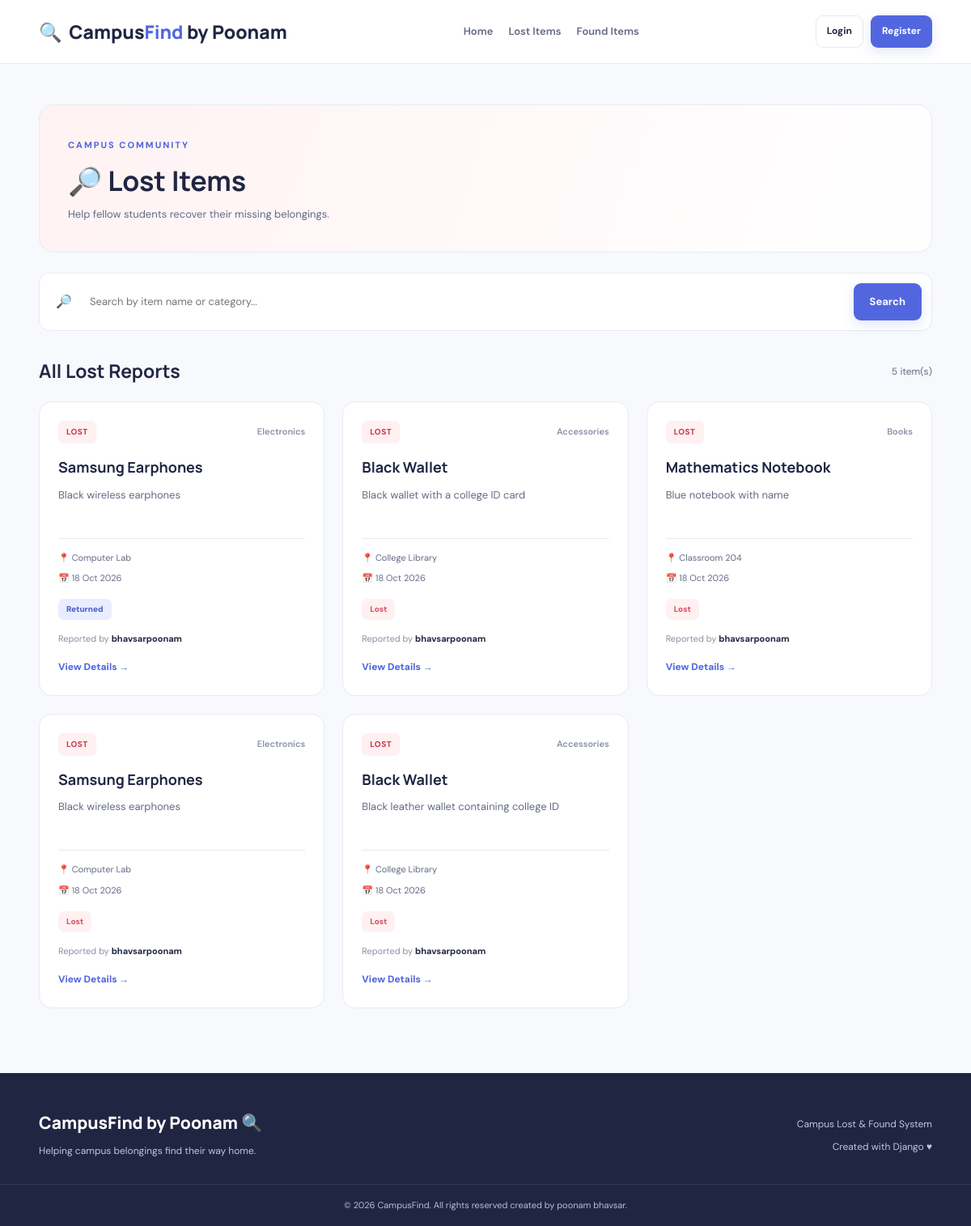
The app's page /lost-items/ with its own data.
### items/models.py (models this page shows, shortened)
class Item(models.Model):
    CATEGORY_CHOICES = [
        ('Electronics', 'Electronics'),
        ('Documents', 'Documents'),
        ('Books', 'Books'),
        ('Clothing', 'Clothing'),
        ('Accessories', 'Accessories'),
        ('Other', 'Other'),
    ]
    REPORT_TYPE_CHOICES = [
        ('Lost', 'Lost'),
        ('Found', 'Found'),
    ]
    STATUS_CHOICES = [
        ('Lost', 'Lost'),
        ('Found', 'Found'),
        ('Returned', 'Returned'),
    ]
    item_name = models.CharField(max_length=150)
    description = models.TextField()
    category = models.CharField(
        max_length=50,
        choices=CATEGORY_CHOICES
    )
    report_type = models.CharField(
        max_length=10,
        choices=REPORT_TYPE_CHOICES
    )
    location = models.CharField(max_length=200)
    item_date = models.DateField()
    contact_details = models.CharField(max_length=200)
    status = models.CharField(
        max_length=10,
        choices=STATUS_CHOICES,
        default='Lost'
    )
    reported_by = models.ForeignKey(
        User,
        on_delete=models.CASCADE,
        related_name='item_reports'
    )
    created_at = models.DateTimeField(auto_now_add=True)

### items/views.py (the view)
# urls.py: path('lost-items/',views.item_list,{'report_type': 'Lost'},name='lost_items'),
def item_list(request, report_type):
    if report_type not in ['Lost', 'Found']:
        messages.error(request, 'Invalid item type.')
        return redirect('home')
    items = Item.objects.filter(
        report_type=report_type
    ).select_related('reported_by').order_by('-created_at')
    query = request.GET.get('q', '').strip()
    if query:
        items = items.filter(
            Q(item_name__icontains=query) |
            Q(category__icontains=query)
        )
    return render(request, 'items/item_list.html', {
        'items': items,
        'report_type': report_type,
        'query': query,
    })

### templates/items/item_list.html (shortened to what this page needs)
{% extends 'items/base.html' %}
{% block content %}
<section class="list-page">
    <div class="container">
        <div class="list-hero {% if report_type == 'Lost' %}list-lost{% else %}list-found{% endif %}">
            <div>
                <span class="eyebrow">CAMPUS COMMUNITY</span>
                <h1>
                    {% if report_type == 'Lost' %}
                        🔎 Lost Items
                    {% else %}
                        🎒 Found Items
                    {% endif %}
                </h1>
                <p>
                    {% if report_type == 'Lost' %}
                        Help fellow students recover their missing belongings.
                    {% else %}
                        Find the owners of belongings discovered on campus.
                    {% endif %}
                </p>
            </div>
        </div>
        <form method="get" class="search-form">
            <span class="search-icon">🔎</span>
            <input
                type="search"
                name="q"
                value="{{ query }}"
                placeholder="Search by item name or category..."
            >
            <button type="submit" class="btn btn-primary">
                Search
            </button>
        </form>
        <div class="results-heading">
            <h2>
                {% if query %}
                    Search Results
                {% else %}
                    All {{ report_type }} Reports
                {% endif %}
            </h2>
            <span>{{ items|length }} item(s)</span>
        </div>
        <div class="item-grid">
            {% for item in items %}
                <article class="item-card">
                    <div class="item-card-top">
                        <span class="badge {% if item.report_type == 'Lost' %}badge-lost{% else %}badge-found{% endif %}">
                            {{ item.report_type }}
                        </span>
                        <span class="category-label">
                            {{ item.category }}
                        </span>
                    </div>
                    <h3>
                        <a href="{% url 'item_detail' item.pk %}">
                            {{ item.item_name }}
                        </a>
                    </h3>
                    <p class="item-description">
                        {{ item.description|truncatewords:20 }}
                    </p>
                    <div class="item-meta">
                        <span>📍 {{ item.location }}</span>
                        <span>📅 {{ item.item_date|date:"d M Y" }}</span>
                    </div>
                    <div class="status-row">
                        <span class="status-badge status-{{ item.status|lower }}">
                            {{ item.status }}
                        </span>
                    </div>
                    <p class="reported-by">
                        Reported by
                        <strong>{{ item.reported_by.username }}</strong>
                    </p>
                    <a href="{% url 'item_detail' item.pk %}" class="card-link">
                        View Details →
                    </a>
                </article>
            {% endfor %}
        </div>
    </div>
</section>
{% endblock %}

### Qus4_Campus_Lost_Found_System/static/css/style.css (style rules this page uses)
:root { --primary: #5267df; --primary-dark: #3c4fc3; --primary-light: #eef0ff; --dark: #202642; --text: #626b83; --muted: #8991a6; --border: #e8eaf2; --background: #f8f9fd; --white: #ffffff; --green: #168765; --green-light: #e7f7f0; --red: #d84f5f; --red-light: #fff0f1; --yellow-light: #fff6dc; --shadow: 0 12px 35px rgba(35, 47, 100, 0.07); }
* { margin: 0; padding: 0; box-sizing: border-box; }
html { scroll-behavior: smooth; }
body { font-family: 'DM Sans', sans-serif; color: var(--dark); background: var(--white); line-height: 1.6; min-height: 100vh; display: flex; flex-direction: column; }
h1, h2, h3, h4 { font-family: 'Manrope', sans-serif; line-height: 1.3; }
a { color: inherit; text-decoration: none; }
button, input, select, textarea { font: inherit; }
button, a { -webkit-tap-highlight-color: transparent; }
button { cursor: pointer; }
.container { width: min(1160px, 92%); margin: 0 auto; }
.eyebrow { display: inline-block; color: var(--primary); font-size: 11px; font-weight: 800; letter-spacing: 2px; margin-bottom: 12px; }
.btn { display: inline-flex; justify-content: center; align-items: center; gap: 7px; padding: 12px 19px; border-radius: 9px; border: 1px solid transparent; font-size: 13px; font-weight: 700; transition: all 0.2s ease; cursor: pointer; }
.btn-primary { color: var(--white); background: var(--primary); box-shadow: 0 5px 15px rgba(82, 103, 223, 0.16); }
.item-grid { display: grid; grid-template-columns: repeat(3, minmax(0, 1fr)); gap: 22px; }
.item-card { min-width: 0; padding: 23px; border: 1px solid var(--border); border-radius: 16px; background: var(--white); transition: transform 0.2s, box-shadow 0.2s; }
.item-card-top { display: flex; align-items: center; justify-content: space-between; flex-wrap: wrap; gap: 10px; margin-bottom: 18px; }
.badge { display: inline-flex; align-items: center; padding: 6px 10px; border-radius: 6px; font-size: 10px; font-weight: 800; text-transform: uppercase; letter-spacing: 0.5px; }
.badge-lost { color: #c53c4b; background: var(--red-light); }
.category-label { color: var(--muted); font-size: 11px; font-weight: 600; }
.item-card h3 { font-size: 18px; margin-bottom: 10px; overflow-wrap: anywhere; }
.item-description { color: var(--text); font-size: 13px; line-height: 1.8; min-height: 46px; overflow-wrap: anywhere; }
.item-meta { display: grid; gap: 8px; margin-top: 19px; padding-top: 15px; border-top: 1px solid var(--border); }
.item-meta span { color: var(--text); font-size: 11px; overflow-wrap: anywhere; }
.reported-by { color: var(--muted); font-size: 11px; margin-top: 15px; }
.reported-by strong { color: var(--dark); }
.card-link { display: inline-block; color: var(--primary); font-size: 12px; font-weight: 800; margin-top: 17px; }
.status-row { margin-top: 14px; }
.status-badge { display: inline-flex; align-items: center; padding: 5px 10px; border-radius: 7px; font-size: 10px; font-weight: 800; }
.status-lost { background: var(--red-light); color: var(--red); }
.status-returned { background: #e9edff; color: #485bc5; }
.list-page { padding: 50px 0 80px; background: var(--background); min-height: 650px; }
.list-hero { display: flex; align-items: center; justify-content: space-between; gap: 25px; padding: 35px; border: 1px solid var(--border); border-radius: 18px; background: var(--white); margin-bottom: 25px; }
.list-hero h1 { font-size: 34px; }
.list-hero p { color: var(--text); font-size: 13px; margin-top: 10px; }
.list-lost { background: linear-gradient(110deg, #fff2f3, #ffffff); }
.search-form { display: flex; align-items: center; gap: 12px; padding: 12px; border: 1px solid var(--border); border-radius: 13px; background: var(--white); margin-bottom: 35px; }
.search-icon { padding-left: 8px; }
.search-form input { min-width: 0; flex: 1; padding: 10px; border: none; outline: none; font-size: 13px; background: transparent; }
.results-heading { display: flex; align-items: center; justify-content: space-between; gap: 15px; margin-bottom: 22px; }
.results-heading h2 { font-size: 23px; }
.results-heading > span { color: var(--text); font-size: 12px; }

### records on screen
Item: report_type "LOST", category "Electronics", item_name "Samsung Earphones", description "Black wireless earphones", location "Computer Lab", item_date "18 Oct 2026", status "Returned", reported_by.username "bhavsarpoonam"
Item: report_type "LOST", category "Accessories", item_name "Black Wallet", description "Black wallet with a college ID card", location "College Library", item_date "18 Oct 2026", status "Lost", reported_by.username "bhavsarpoonam"
Item: report_type "LOST", category "Books", item_name "Mathematics Notebook", description "Blue notebook with name", location "Classroom 204", item_date "18 Oct 2026", status "Lost", reported_by.username "bhavsarpoonam"
Item: report_type "LOST", category "Electronics", item_name "Samsung Earphones", description "Black wireless earphones", location "Computer Lab", item_date "18 Oct 2026", status "Lost", reported_by.username "bhavsarpoonam"
Item: report_type "LOST", category "Accessories", item_name "Black Wallet", description "Black leather wallet containing college ID", location "College Library", item_date "18 Oct 2026", status "Lost", reported_by.username "bhavsarpoonam"

### other values on screen
{{ report_type }} "Lost"
{{ items|length }} "5"
